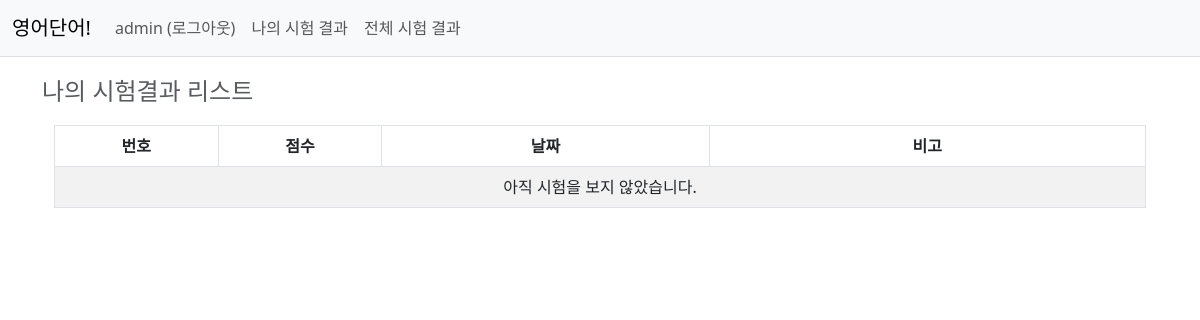
Page /word/test/my_test_result/ (signed in) on the earlier database version.
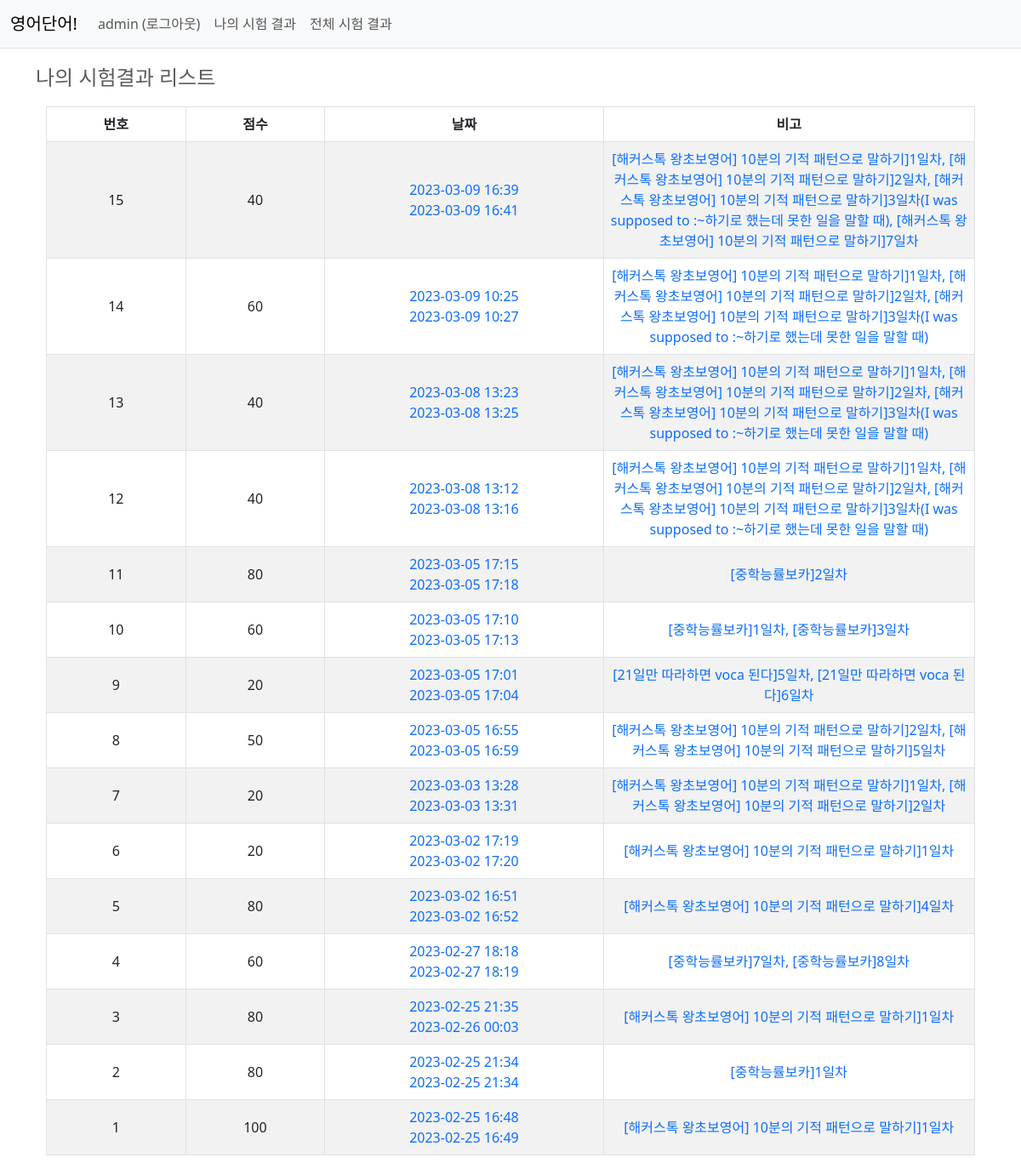
Same page on the later database version.
### common/models.py (models this page shows, shortened)
class User(AbstractUser):
    nickname = models.CharField(max_length=20, unique=True)

### word/models.py (models this page shows, shortened)
class Test(models.Model):
    create_user = models.ForeignKey(User, on_delete=models.CASCADE)
    create_date = models.DateTimeField()
    end_date = models.DateTimeField(null=True, blank=True)
    score = models.IntegerField(null=True, blank=True)
    comment = models.CharField(null=True, blank=True, max_length=500)

### word/views/test_views.py (the view)
# urls.py: path('test/my_test_result/', test_views.my_test_result, name='my_test_result'),
def my_test_result(request):
    tests = Test.objects.filter(create_user=request.user).order_by('-id')
    context = {'tests': tests, 'title_tag': "시험 결과 리스트", 'all_or_my': '나의 '}
    return render(request, 'word/test_list.html', context)

### pybo/templatetags/pybo_filter.py (called while the page is built)
@register.filter
def sub(value, arg):
    return value - arg

### templates/word/test_list.html (shortened to what this page needs)
{% extends 'base.html' %}
{% load pybo_filter %}
{% block content %}
<div class="container my-3">
    <div class="">
        <nav aria-label="breadcrumb fs-5">
            <ol class="breadcrumb">
            <li class="breadcrumb-item active fs-4" aria-current="page">{{all_or_my}}시험결과 리스트</li>
            </ol>
        </nav>
    </div>
    <div class="container mb-3">
        <table class="form-label table align-middle table-striped table-bordered text-center order-column">
            <thead>
                <tr>
                    <th width="15%">번호</th>
                    <th width="15%">점수</th>
                    <th width="30%">날짜</th>
                    <th width="40%">비고</th>
                </tr>
            </thead>
            <tbody style="text">
            {%if tests.count %}
            {% for test in tests %}
                <tr>
                    <td>{{tests.count|sub:forloop.counter0}}</td>
                    <td>{{test.score}}</td>
                    <td>
                        <a href="{% url 'word:english_blank_check' test.id%}">
                            {{test.create_date|date:"Y-m-d H:i"}}<br>
                            {{test.end_date|date:"Y-m-d H:i"}}
                        </a>
                    </td>
                    <td><a href="{% url 'word:english_blank_check' test.id%}">{{test.comment}}</a></td>
                </tr>
            {% endfor %}
            {% else %}
                <tr><td colspan="4">아직 시험을 보지 않았습니다.</td></tr>
            {% endif %}
            </tbody>
        </table>
    </div>
</div>
{% endblock %}

### templates/base.html (shortened to what this page needs)
{% load static %}
<!doctype html>
<html lang="ko">
<head>
    <link href="https://cdn.jsdelivr.net/npm/bootstrap@5.3.0-alpha1/dist/css/bootstrap.min.css" rel="stylesheet">
    <link rel="stylesheet" type="text/css" href="{% static 'style.css' %}">
</head>
<body>
{% include "navbar.html" %}
{% block content %}
{% endblock %}
</body>
</html>

### templates/navbar.html (shortened to what this page needs)
<nav class="navbar navbar-expand-lg navbar-light bg-light border-bottom">
    <div class="container-fluid">
        <a class="navbar-brand" href="{% url 'word:index' %}">영어단어!</a>
        <div class="collapse navbar-collapse" id="navbarSupportedContent">
            <ul class="navbar-nav me-auto mb-2 mb-lg-0">
                {% if user.is_authenticated %}
                <li>
                   <a class="nav-link" href="{% url 'common:logout' %}">{{ user.nickname }} (로그아웃)</a>
                </li>
                <li>
                   <a class="nav-link" href="{% url 'word:my_test_result' %}">나의 시험 결과</a>
                </li>
                    {% if user.is_superuser %}
                    <li>
                       <a class="nav-link" href="{% url 'word:admin_test_result' %}">전체 시험 결과</a>
                    </li>
                    {% endif %}
                {% endif %}
            </ul>
        </div>
    </div>
</nav>

### static/style.css (style rules this page uses)
a { text-decoration:none; }

Differences in the rows shown:
added Test: count|sub "15", score "40", create_date "2023-03-09 16:39", end_date "2023-03-09 16:41", comment "[해커스톡 왕초보영어] 10분의 기적 패턴으로 말하기]1일차, [해커스톡 왕초보영어] 10분의 기적 패턴으로 말하기]2일차, [해커스톡 왕초보영어] 10분의 기적 패턴으로 말하기]3일차(I was supposed to :~하기로 했는데 못한 일을 말할 때), [해커스톡 왕초보영어] 10분의 기적 패턴으로 말하기]7일차"
added Test: count|sub "14", score "60", create_date "2023-03-09 10:25", end_date "2023-03-09 10:27", comment "[해커스톡 왕초보영어] 10분의 기적 패턴으로 말하기]1일차, [해커스톡 왕초보영어] 10분의 기적 패턴으로 말하기]2일차, [해커스톡 왕초보영어] 10분의 기적 패턴으로 말하기]3일차(I was supposed to :~하기로 했는데 못한 일을 말할 때)"
added Test: count|sub "13", score "40", create_date "2023-03-08 13:23", end_date "2023-03-08 13:25", comment "[해커스톡 왕초보영어] 10분의 기적 패턴으로 말하기]1일차, [해커스톡 왕초보영어] 10분의 기적 패턴으로 말하기]2일차, [해커스톡 왕초보영어] 10분의 기적 패턴으로 말하기]3일차(I was supposed to :~하기로 했는데 못한 일을 말할 때)"
added Test: count|sub "12", score "40", create_date "2023-03-08 13:12", end_date "2023-03-08 13:16", comment "[해커스톡 왕초보영어] 10분의 기적 패턴으로 말하기]1일차, [해커스톡 왕초보영어] 10분의 기적 패턴으로 말하기]2일차, [해커스톡 왕초보영어] 10분의 기적 패턴으로 말하기]3일차(I was supposed to :~하기로 했는데 못한 일을 말할 때)"
added Test: count|sub "11", score "80", create_date "2023-03-05 17:15", end_date "2023-03-05 17:18", comment "[중학능률보카]2일차"
added Test: count|sub "10", score "60", create_date "2023-03-05 17:10", end_date "2023-03-05 17:13", comment "[중학능률보카]1일차, [중학능률보카]3일차"
added Test: count|sub "9", score "20", create_date "2023-03-05 17:01", end_date "2023-03-05 17:04", comment "[21일만 따라하면 voca 된다]5일차, [21일만 따라하면 voca 된다]6일차"
added Test: count|sub "8", score "50", create_date "2023-03-05 16:55", end_date "2023-03-05 16:59", comment "[해커스톡 왕초보영어] 10분의 기적 패턴으로 말하기]2일차, [해커스톡 왕초보영어] 10분의 기적 패턴으로 말하기]5일차"
added Test: count|sub "7", score "20", create_date "2023-03-03 13:28", end_date "2023-03-03 13:31", comment "[해커스톡 왕초보영어] 10분의 기적 패턴으로 말하기]1일차, [해커스톡 왕초보영어] 10분의 기적 패턴으로 말하기]2일차"
added Test: count|sub "6", score "20", create_date "2023-03-02 17:19", end_date "2023-03-02 17:20", comment "[해커스톡 왕초보영어] 10분의 기적 패턴으로 말하기]1일차"
added Test: count|sub "5", score "80", create_date "2023-03-02 16:51", end_date "2023-03-02 16:52", comment "[해커스톡 왕초보영어] 10분의 기적 패턴으로 말하기]4일차"
added Test: count|sub "4", score "60", create_date "2023-02-27 18:18", end_date "2023-02-27 18:19", comment "[중학능률보카]7일차, [중학능률보카]8일차"
added Test: count|sub "3", score "80", create_date "2023-02-25 21:35", end_date "2023-02-26 00:03", comment "[해커스톡 왕초보영어] 10분의 기적 패턴으로 말하기]1일차"
added Test: count|sub "2", score "80", create_date "2023-02-25 21:34", end_date "2023-02-25 21:34", comment "[중학능률보카]1일차"
added Test: count|sub "1", score "100", create_date "2023-02-25 16:48", end_date "2023-02-25 16:49", comment "[해커스톡 왕초보영어] 10분의 기적 패턴으로 말하기]1일차"
Other differences:
text no longer shown: "아직 시험을 보지 않았습니다."
